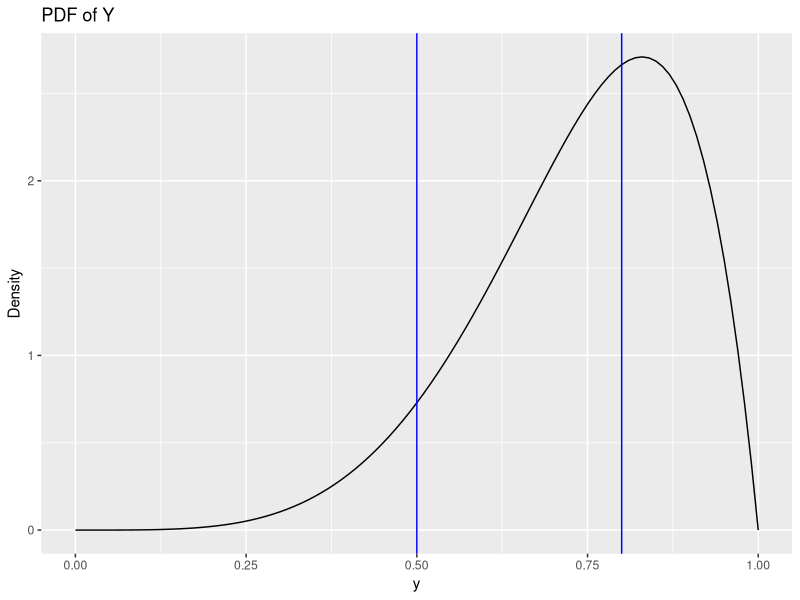

Write the R code that produced this figure.
#Problem I am trying to solve:

#2020-21 Q3(B):

# (b) Suppose a special type of small data processing firm is so specialized that some
# have difficulty making a profit in their first year of operation. The pdf that
# characterizes the proportion y that make a profit is given by 

# f = {(1/k) * (y**4) * (1-(y**3))} when 0<y<1

#   elsewhere.
#   (i) What is the value of k that renders the above a valid density function?
#     (ii) Find the probability that at most 50% of the firms make a profit in .the first
#   year.
#   (iii) Find the probability that at least 80% of the firms make a profit in the first
#   year.

f = function(y){(y**4)*(1-(y**3))}
variable = integrate(f,lower = 0,upper = 1)
k = variable$value

FDist = function(y){(1/k) * (y**4) * (1-(y**3))}

p_50 = integrate(FDist,lower = 0,upper = 0.5)

p_80 = integrate(FDist,lower = 0.8,upper = 1)


cat("(i) ans: ",k,"\n(ii) ans: ",p_50$value,"\n(iii) ans: ",p_80$value,"\n")

library(ggplot2)

y_values = seq(0, 1, by = 0.01)
pdf_values = sapply(y_values, FDist)

# Create dataframe for ggplot
plot_data = data.frame(y = y_values, density = pdf_values)

# Plot the PDF
ggplot(plot_data, aes(x = y, y = density)) +
  geom_line() +
  labs(title = "PDF of Y", x = "y", y = "Density") +
  geom_vline(xintercept = c(0.50,0.80), color ="blue")
